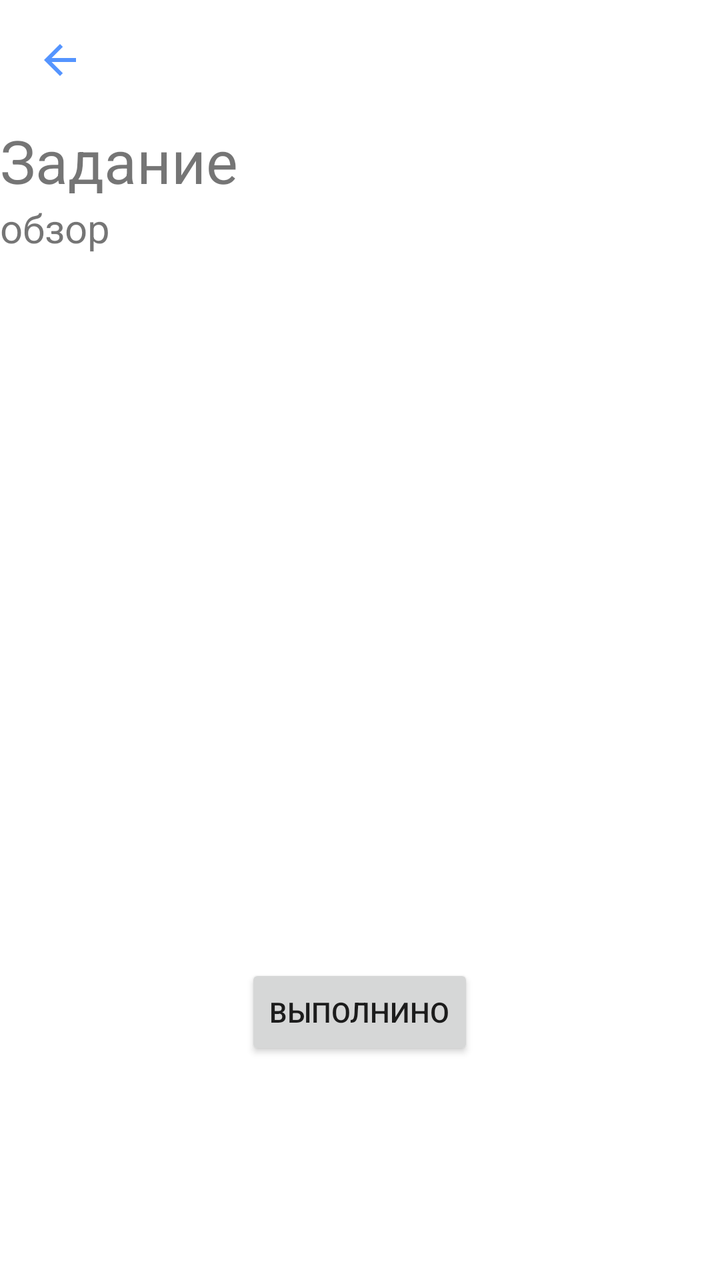
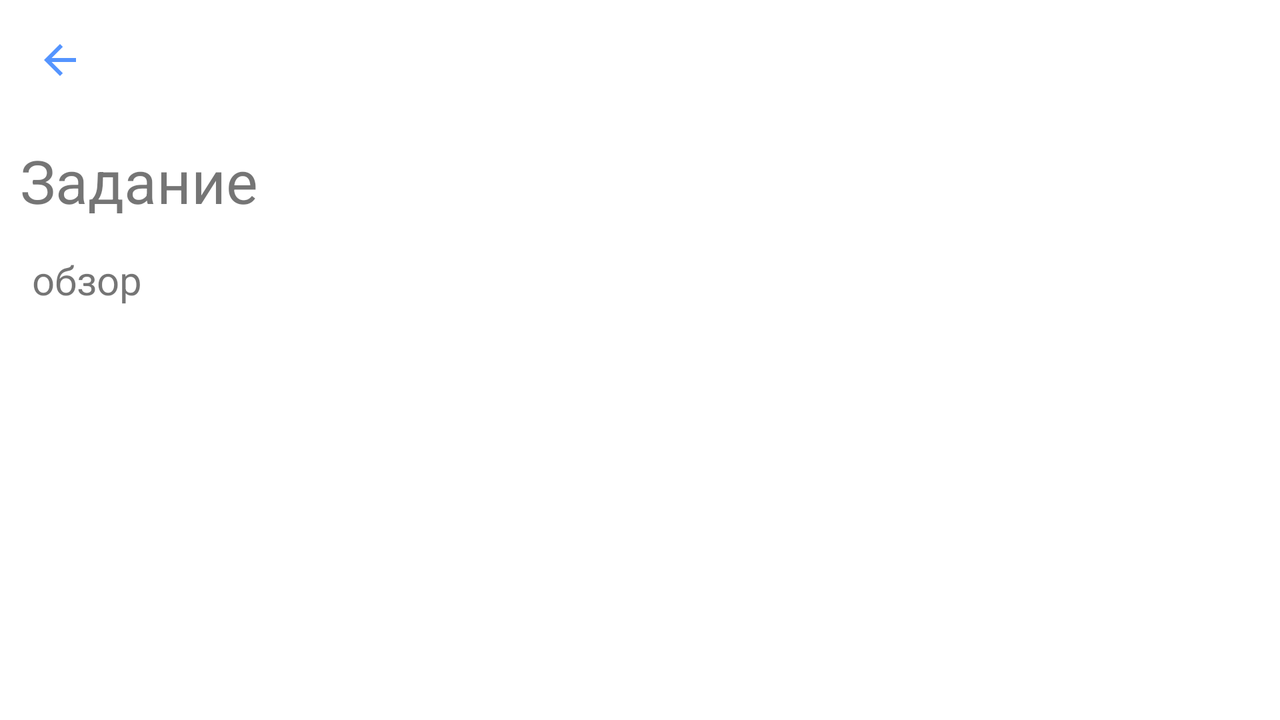

The same Android screen from two of the app's own layout files: first res/layout/ as a phone draws it, then the author's variant for another configuration, drawn on a device whose configuration selects that folder. Both files follow.
<!-- AndroidManifest.xml: application theme AppTheme -->
<!-- res/layout/activity_task.xml -->
<?xml version="1.0" encoding="utf-8"?>
<androidx.constraintlayout.widget.ConstraintLayout xmlns:android="http://schemas.android.com/apk/res/android"
    xmlns:app="http://schemas.android.com/apk/res-auto"
    xmlns:tools="http://schemas.android.com/tools"
    android:layout_width="match_parent"
    android:layout_height="match_parent"
    android:orientation="vertical"
    xmlns:app2="http://schema3s.android.com/apk/res-auto"
    tools:context=".ui.tasks.TaskActivity">

    <com.google.android.material.appbar.CollapsingToolbarLayout
        android:id="@+id/collapsingToolbarLayout"
        android:layout_width="match_parent"
        android:layout_height="wrap_content"
        app:layout_constraintEnd_toEndOf="parent"
        app:layout_constraintStart_toStartOf="parent"
        app:layout_constraintTop_toTopOf="parent">

        <androidx.constraintlayout.widget.ConstraintLayout
            android:layout_width="match_parent"
            android:layout_height="wrap_content">

            <ImageButton
                android:id="@+id/ib_back_toolbar_activity_task"
                android:layout_width="60dp"
                android:layout_height="60dp"
                android:background="@drawable/ripple_null_background_round"
                android:src="@drawable/ic_back"
                app2:layout_constraintBottom_toBottomOf="parent"
                app2:layout_constraintEnd_toEndOf="parent"
                app:layout_constraintBottom_toBottomOf="parent"
                app:layout_constraintEnd_toEndOf="parent"
                app:layout_constraintHorizontal_bias="0.0"
                app:layout_constraintStart_toStartOf="parent" />


        </androidx.constraintlayout.widget.ConstraintLayout>
    </com.google.android.material.appbar.CollapsingToolbarLayout>

    <TextView
        android:id="@+id/nameTask_activity_task"
        android:layout_width="match_parent"
        android:layout_height="wrap_content"
        android:text="Задание"
        android:textSize="30sp"
        app:layout_constraintStart_toStartOf="parent"
        app:layout_constraintTop_toBottomOf="@+id/collapsingToolbarLayout" />

    <TextView
        android:id="@+id/overviewTask_activity_task"
        android:layout_width="match_parent"
        android:layout_height="wrap_content"
        android:text="обзор"
        android:textSize="20sp"
        app:layout_constraintTop_toBottomOf="@+id/nameTask_activity_task"
        tools:layout_editor_absoluteX="0dp" />

    <LinearLayout
        android:layout_width="match_parent"
        android:layout_height="wrap_content"
        android:gravity="center"
        android:orientation="horizontal"
        android:layout_marginBottom="100dp"
        app:layout_constraintBottom_toBottomOf="parent"
        app:layout_constraintStart_toStartOf="parent">
        <Button
            android:id="@+id/b_deleteTask_activity_task"
            android:layout_width="wrap_content"
            android:layout_height="wrap_content"
            android:text="Удалить"
            android:backgroundTint="@color/red"
            android:layout_margin="10dp"
            android:visibility="gone"
            />
        <Button
            android:id="@+id/b_task_completed_activity_task"
            android:layout_width="wrap_content"
            android:layout_height="wrap_content"
            android:text="Выполнино"
            android:layout_margin="10dp"
            app:layout_constraintBottom_toBottomOf="parent"
            app:layout_constraintEnd_toEndOf="parent"
            app:layout_constraintStart_toStartOf="parent" />
    </LinearLayout>
</androidx.constraintlayout.widget.ConstraintLayout>
<!-- resources referenced by this layout -->
<resources>
  <!-- drawable ic_back (drawable-anydpi) -->
  <vector xmlns:android="http://schemas.android.com/apk/res/android"
      android:width="24dp"
      android:height="24dp"
      android:viewportWidth="24"
      android:viewportHeight="24"
      android:tint="#2979FF"
      android:alpha="0.8">
      <path
          android:fillColor="#FF000000"
          android:pathData="M20,11H7.83l5.59,-5.59L12,4l-8,8 8,8 1.41,-1.41L7.83,13H20v-2z"/>
  </vector>
  <!-- drawable ripple_null_background_round (drawable-anydpi) -->
  <?xml version="1.0" encoding="utf-8"?>
  <ripple xmlns:android="http://schemas.android.com/apk/res/android"
      android:color="@color/Gray">
      <item>
          <selector>
              <item android:state_enabled="true"
                  android:state_pressed="true"
                  android:id="@+id/mask">
                  <shape android:shape="oval">
                      <solid android:color="@color/lightGray"/>
                  </shape>
              </item>
          </selector>
      </item>
  </ripple>
  <style name="AppTheme" parent="Theme.MaterialComponents.Light.NoActionBar">
          
          <item name="colorPrimary">@color/blueMain</item>
          <item name="colorPrimaryDark">@color/blueMain</item>
          <item name="colorAccent">@color/blueMain</item>
          <item name="chipIconTint">@color/Gray</item>
      </style>
  <color name="Gray">#BDBDBD</color>
  <color name="lightGray">#FAFAFA</color>
  <color name="blueMain">#2979FF</color>
</resources>
<!-- res/layout-land/activity_task.xml (the author's variant of the layout above) -->
<!-- drawn on the phone turned sideways -->
<?xml version="1.0" encoding="utf-8"?>
<androidx.constraintlayout.widget.ConstraintLayout xmlns:android="http://schemas.android.com/apk/res/android"
    xmlns:app="http://schemas.android.com/apk/res-auto"
    xmlns:tools="http://schemas.android.com/tools"
    android:layout_width="match_parent"
    android:layout_height="match_parent"
    android:orientation="vertical"
    xmlns:app2="http://schema3s.android.com/apk/res-auto"
    tools:context=".ui.tasks.TaskActivity">

    <com.google.android.material.appbar.CollapsingToolbarLayout
        android:id="@+id/collapsingToolbarLayout"
        android:layout_width="match_parent"
        android:layout_height="wrap_content"
        app:layout_constraintEnd_toEndOf="parent"
        app:layout_constraintStart_toStartOf="parent"
        app:layout_constraintTop_toTopOf="parent">

        <androidx.constraintlayout.widget.ConstraintLayout
            android:layout_width="match_parent"
            android:layout_height="wrap_content">

            <ImageButton
                android:id="@+id/ib_back_toolbar_activity_task"
                android:layout_width="60dp"
                android:layout_height="60dp"
                android:background="@drawable/ripple_null_background_round"
                android:src="@drawable/ic_back"
                app2:layout_constraintBottom_toBottomOf="parent"
                app2:layout_constraintEnd_toEndOf="parent"
                app:layout_constraintBottom_toBottomOf="parent"
                app:layout_constraintEnd_toEndOf="parent"
                app:layout_constraintHorizontal_bias="0.0"
                app:layout_constraintStart_toStartOf="parent" />

            <ImageView
                android:id="@+id/iv_taskComplete_activity_task"
                android:layout_width="60dp"
                android:layout_height="60dp"
                android:layout_gravity="center"
                android:src="@drawable/ic_task_completed"
                android:visibility="gone"
                app:layout_constraintBottom_toBottomOf="parent"
                app:layout_constraintEnd_toEndOf="parent" />


        </androidx.constraintlayout.widget.ConstraintLayout>
    </com.google.android.material.appbar.CollapsingToolbarLayout>

    <TextView
        android:id="@+id/nameTask_activity_task"
        android:layout_width="match_parent"
        android:layout_height="wrap_content"
        android:text="Задание"
        android:layout_margin="10dp"
        android:textSize="30sp"
        app:layout_constraintStart_toStartOf="parent"
        app:layout_constraintTop_toBottomOf="@+id/collapsingToolbarLayout" />

    <ScrollView
        android:id="@+id/scrollView2"
        android:layout_width="match_parent"
        android:layout_height="300dp"
        android:layout_marginTop="16dp"
        app:layout_constraintTop_toBottomOf="@+id/nameTask_activity_task"
        tools:layout_editor_absoluteX="72dp">

        <TextView
            android:id="@+id/overviewTask_activity_task"
            android:layout_width="match_parent"
            android:layout_height="wrap_content"
            android:layout_marginHorizontal="16dp"
            android:text="обзор"
            android:textSize="20sp"
            app:layout_constraintTop_toBottomOf="@+id/nameTask_activity_task"
            tools:layout_editor_absoluteX="0dp" />
    </ScrollView>

    <com.google.android.material.textfield.TextInputLayout
        android:id="@+id/til_comment_activity_task"
        style="@style/Widget.MaterialComponents.TextInputLayout.OutlinedBox"
        android:layout_width="match_parent"
        android:layout_height="100dp"
        android:layout_margin="16dp"
        app:counterEnabled="true"
        app:counterMaxLength="500"
        app:layout_constraintEnd_toEndOf="parent"
        app:layout_constraintStart_toStartOf="parent"
        app:layout_constraintTop_toBottomOf="@+id/scrollView2"
        app:layout_constraintVertical_bias="0.0">

        <com.google.android.material.textfield.TextInputEditText
            android:layout_width="match_parent"
            android:layout_height="match_parent" />
    </com.google.android.material.textfield.TextInputLayout>

    <LinearLayout
        android:id="@+id/linearLayout"
        android:layout_width="match_parent"
        android:layout_height="wrap_content"
        android:layout_marginBottom="100dp"
        android:gravity="center"
        android:orientation="horizontal"
        app:layout_constraintBottom_toBottomOf="parent"
        app:layout_constraintStart_toStartOf="parent"
        app:layout_constraintTop_toBottomOf="@+id/til_comment_activity_task"
        app:layout_constraintVertical_bias="0.0">

        <Button
            android:id="@+id/b_deleteTask_activity_task"
            android:layout_width="wrap_content"
            android:layout_height="wrap_content"
            android:layout_margin="10dp"
            android:backgroundTint="@color/red"
            android:text="Удалить"
            android:visibility="gone" />

        <Button
            android:id="@+id/b_task_completed_activity_task"
            android:layout_width="wrap_content"
            android:layout_height="wrap_content"
            android:layout_margin="10dp"
            android:text="Выполнино"
            app:layout_constraintBottom_toBottomOf="parent"
            app:layout_constraintEnd_toEndOf="parent"
            app:layout_constraintStart_toStartOf="parent" />
    </LinearLayout>


</androidx.constraintlayout.widget.ConstraintLayout>
<!-- resources referenced by the variant -->
<!-- as the phone turned sideways resolves them -->
<resources>
  <!-- drawable ic_back (drawable-anydpi) -->
  <vector xmlns:android="http://schemas.android.com/apk/res/android"
      android:width="24dp"
      android:height="24dp"
      android:viewportWidth="24"
      android:viewportHeight="24"
      android:tint="#2979FF"
      android:alpha="0.8">
      <path
          android:fillColor="#FF000000"
          android:pathData="M20,11H7.83l5.59,-5.59L12,4l-8,8 8,8 1.41,-1.41L7.83,13H20v-2z"/>
  </vector>
  <!-- drawable ic_task_completed (drawable-anydpi) -->
  <vector xmlns:android="http://schemas.android.com/apk/res/android"
      android:width="24dp"
      android:height="24dp"
      android:viewportWidth="24"
      android:viewportHeight="24"
      android:tint="#00E676"
      android:alpha="0.8">
      <path
          android:fillColor="#FF000000"
          android:pathData="M9,16.2L4.8,12l-1.4,1.4L9,19 21,7l-1.4,-1.4L9,16.2z"/>
  </vector>
  <!-- drawable ripple_null_background_round (drawable-anydpi) -->
  <?xml version="1.0" encoding="utf-8"?>
  <ripple xmlns:android="http://schemas.android.com/apk/res/android"
      android:color="@color/Gray">
      <item>
          <selector>
              <item android:state_enabled="true"
                  android:state_pressed="true"
                  android:id="@+id/mask">
                  <shape android:shape="oval">
                      <solid android:color="@color/lightGray"/>
                  </shape>
              </item>
          </selector>
      </item>
  </ripple>
  <style name="AppTheme" parent="Theme.MaterialComponents.Light.NoActionBar">
          
          <item name="colorPrimary">@color/blueMain</item>
          <item name="colorPrimaryDark">@color/blueMain</item>
          <item name="colorAccent">@color/blueMain</item>
          <item name="chipIconTint">@color/Gray</item>
      </style>
  <color name="Gray">#BDBDBD</color>
  <color name="lightGray">#FAFAFA</color>
  <color name="blueMain">#2979FF</color>
</resources>
